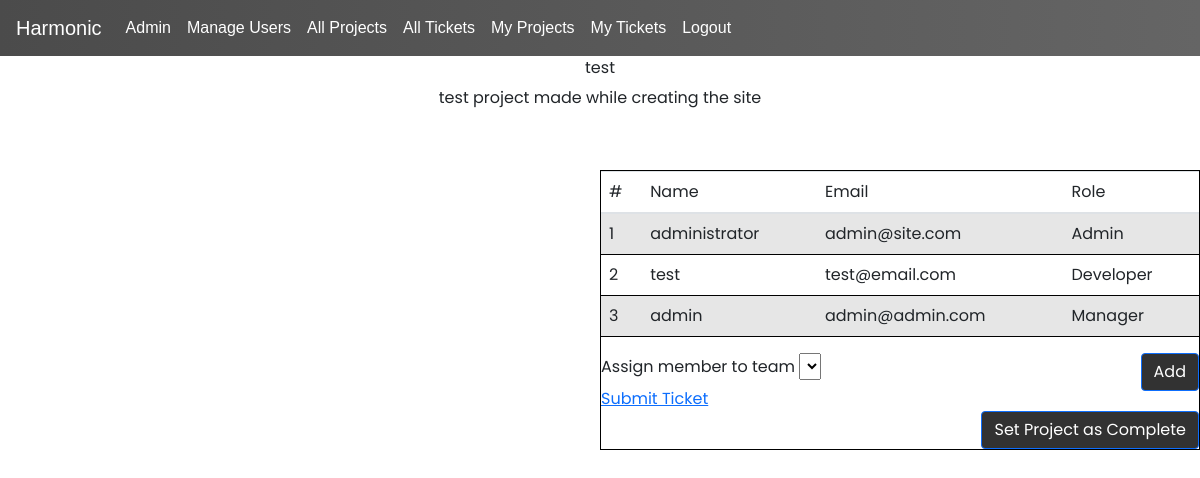
The app's page /manage-project/test (signed in) with its own data.
### trackersite/models.py (models this page shows)
class User(AbstractUser):
    class Role(models.TextChoices):
        DEV = "Developer", "Developer"
        MANG = "Manager", "Manager"
        ADMN = "Admin", "Admin"
    role = models.CharField(max_length=9, choices=Role.choices, default=Role.DEV)

class Project(models.Model):
    title = models.CharField(max_length=30)
    desc = models.CharField(max_length=600)
    active = models.BooleanField(default=True)

class Team(models.Model):
    project = models.ForeignKey(Project, on_delete=models.CASCADE)
    member = models.ForeignKey(User, on_delete=models.CASCADE)

### trackersite/views.py (the view)
# urls.py: path("manage-project/<str:name>", views.manage_project, name="manage_project"),
@login_required
def manage_project(request, name):
    project = models.Project.objects.get(title = name)
    team = models.Team.objects.filter(project_id = project.id).order_by('member__role')
    users = models.User.objects.exclude(id__in=
        models.Team.objects.filter(project_id = project.id).values_list('member_id', flat=True))
    print(users)
    return render(request, 'trackersite/manageProject.html', {
        "project": project, "members":users, "team":team
    })

### trackersite/templates/trackersite/manageProject.html (shortened to what this page needs)
{% extends 'trackersite/layout.html' %}
{% block body %}
    <div style="justify-content: center; display: flex; margin-bottom: .5%;">
        <div>{{ project.title }}</div><br>
    </div>
    <div style="margin-bottom: 5%; justify-content: center; display: flex;">{{ project.desc }}</div>
    <div style="border: 1px solid black; width: 50%; float: right;">
        <table class="table table-striped">
            <thead>
                <tr>
                <th scope="col">#</th>
                <th scope="col">Name</th>
                <th scope="col">Email</th>
                <th scope="col">Role</th>
                </tr>
            </thead>
            <tbody>
                {% for member in team %}
                <tr>
                    <th scope="row">{{ forloop.counter }}</th>
                    <td>{{member.member.username}}</td>
                    <td>{{member.member.email}}</td>
                    <td>{{member.member.role}}</td>
                </tr>
                {% endfor %}
            </tbody>
        </table>
    {% if user.role == 'Admin' or user.role == 'Manager' %}
        {% if project.active == True %}
            <div>
                <label for="team-members"> Assign member to team </label>
                <select id="team_members" name="members">
                </select>
                <button id="add_member" class="btn btn-primary">Add</button>
            </div>
            <div>
                <a href="{% url 'new_ticket' %}">Submit Ticket</a>
            </div>
            {% if user.role == 'Admin' %}
            <button class="btn btn-primary" id="change_project_status" value="False">Set Project as Complete</button>
            {% endif %}
        {% else %}
        {% if user.role == 'Admin' %}
        <button class="btn btn-primary" id="change_project_status" value="True">Set Project as Active</button>
        {% endif %}
        {% endif %}
    {% endif %}
    </div>
{% endblock %}

### trackersite/templates/trackersite/layout.html (shortened to what this page needs)
{% load static %}
<!DOCTYPE html>
<html lang="en">
    <head>
        <link rel="stylesheet" href="https://cdn.jsdelivr.net/npm/bootstrap@4.3.1/dist/css/bootstrap.min.css">
        <link href="https://cdn.jsdelivr.net/npm/bootstrap@5.1.3/dist/css/bootstrap.min.css" rel="stylesheet">
        <link rel="stylesheet" href="{% static 'trackersite/style.css' %}">
    </head>
    <body class="{% block body_class %}{% endblock %}">
        <nav class="navbar navbar-expand-lg navbar-light bg-light customNav">
          <a class="brand navbar-brand " style="color: #ffffff;" href="{% url 'index' %}">Harmonic</a>
          <div class="collapse navbar-collapse" id="sitetoggle">
            <ul class="navbar-nav mr-auto mt-2 mt-lg-0">
              <li class="nav-item active">
                <div class="nav-link brand" style="color: #ffffff;" id="user_role">{{user.role}}</div>
              </li>
              {% if user.role != 'Developer' %}
              <li class="nav-item">
                <a class="nav-link brand" style="color: #ffffff;" href="{% url 'manage_users' %}">Manage Users</a>
              </li>
              <li class="nav-item">
                <a class="nav-link brand" style="color: #ffffff;" href="#">All Projects</a>
              </li>
              <li class="nav-item">
                <a class="nav-link brand" style="color: #ffffff;" href="{% url 'new_ticket' %}">All Tickets</a>
              </li>
              {% endif %}
              <li class="nav-item">
                <a class="nav-link brand" style="color: #ffffff;" href="#">My Projects</a>
              </li>
              <li class="nav-item">
                <a class="nav-link brand" style="color: #ffffff;" href="{% url 'my_tickets' %}">My Tickets</a>
              </li>
              <li class="nav-item">
                <a class="nav-link brand" style="color: #ffffff;" href="{% url 'logout' %}">Logout</a>
              </li>
            </ul>
          </div>
        </nav>
        {% block body %}
        {% endblock %}
    </body>
</html>

### trackersite/static/trackersite/style.css (style rules this page uses)
* { margin: 0; padding: 0; box-sizing: border-box; font-family: 'Poppins', sans-serif }
body { background: #ffffff }
th { font-weight: normal; }
.brand { font-family: Impact, Haettenschweiler, 'Arial Narrow Bold', sans-serif; color: #ffffff; }
.customNav { background: rgb(75,75,75); background: -moz-linear-gradient(left, rgba(75,75,75,1) 0%, rgba(101,101,101,1) 100%); background: -webkit-linear-gradient(left, rgba(75,75,75,1) 0%,rgba(101,101,101,1) 100%); background: linear-gradient(to right, rgba(75,75,75,1) 0%,rgba(101,101,101,1) 100%); }
.btn-primary, .btn-primary:hover, .btn-primary:active, .btn-primary:visited { background-color: #323232 !important; float: right; }
table { border-collapse: collapse; }
th { border-bottom-style: solid; }
table tbody tr { border-bottom: 1pt solid black; }

### records on screen
User: role "Admin"
Project: title "test", desc "test project made while creating the site"
Team: member.username "administrator", member.email "admin@site.com", member.role "Admin"
Team: member.username "test", member.email "test@email.com", member.role "Developer"
Team: member.username "admin", member.email "admin@admin.com", member.role "Manager"
